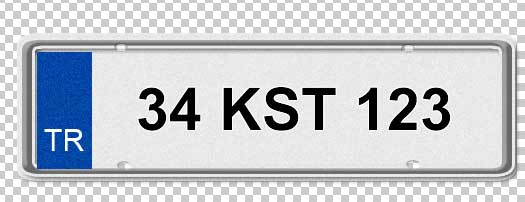
#> input picture Pictures/plaka.jpg, 525 x 202 px, found by its file name
$ python PlakaKenarBulma.py
#> lines starting #> are read from the running program, lines starting #| are printed output that depends on the picture; after the words box and inside, x2 and y2 are one past the last pixel; in counts of white or black regions, pixels touching at a corner belong together
import cv2
import pathlib
from pathlib import Path
import numpy as np

print(cv2.__version__)

path = str(Path(pathlib.Path().absolute()).parents[0])
path+="\\Pictures"

# Görüntüyü oku
image = cv2.imread(path+'\\plaka.jpg')
#> image is the input picture: shape (202, 525, 3); mean B, G, R 206.3, 200.8, 197.1

# Görüntüyü gri tonlamaya dönüştür
gray = cv2.cvtColor(image, cv2.COLOR_BGR2GRAY)
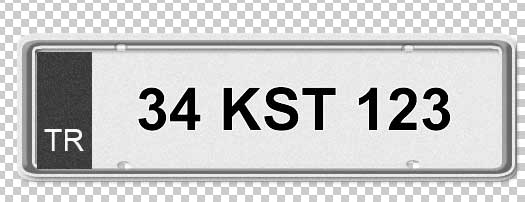
#> gray: shape (202, 525); min 0, max 255, mean 200.3

# Görüntüyü kenar belirleme algoritması ile işle
edges = cv2.Canny(gray, 50, 150, apertureSize = 3)
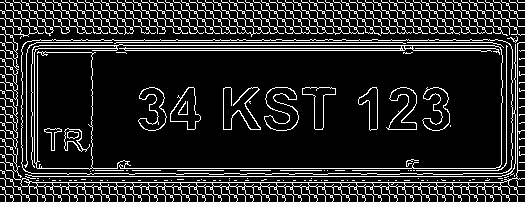
#> edges: shape (202, 525); 14.5% white in thin lines or dots

#Açılma(Opening)
kernel = np.ones((5,5),dtype=np.uint8)

whiteNoise = np.random.randint(0,2,size=gray.shape[:2])
whiteNoise = whiteNoise*255
noise_img = whiteNoise + gray
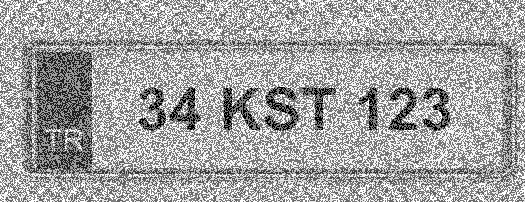
#> noise_img: shape (202, 525) int64; min 0, max 510, mean 327.8; drawn with min black and max white

opening = cv2.morphologyEx(noise_img.astype(np.float32),cv2.MORPH_OPEN,kernel)
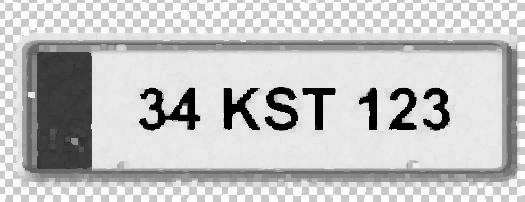
#> opening: shape (202, 525) float32; min 0, max 255, mean 195.2

#Kapanma(Closing)
blackNoise = np.random.randint(0,2,size=gray.shape[:2])
blackNoise = blackNoise*-255
noise_img = blackNoise + gray
noise_img[noise_img <=-245] = 0
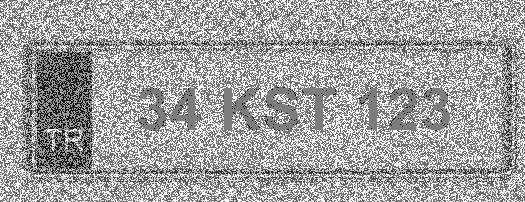
#> noise_img: shape (202, 525) int64; min -244, max 255, mean 77.3; drawn with min black and max white

closing = cv2.morphologyEx(noise_img.astype(np.float32),cv2.MORPH_CLOSE,kernel)
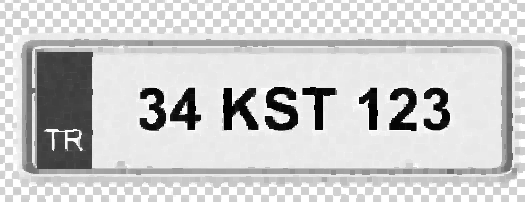
#> closing: shape (202, 525) float32; min 0, max 255, mean 204.2

# Kenarları görüntüle
cv2.imshow('Orijinal',image)
cv2.imshow('Edges', edges)
cv2.imshow("Opening",opening)
cv2.imshow("Closing",closing)
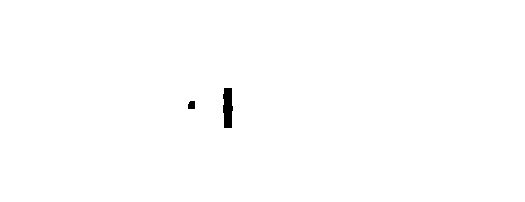
#> window 'Closing': shape (202, 525); 99.6% white; 2 black regions, box (x1, y1, x2, y2) and area: (223, 88, 233, 128) 338, (188, 101, 195, 109) 52
cv2.waitKey(0)
cv2.destroyAllWindows()
